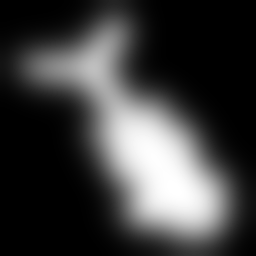
#> input picture SiPMai/unittest/cid117980125_img.png, 256 x 256 px
$ python -i util_fn.py   (imports and definitions only)
#> lines starting #> are read from the running program, lines starting #| are printed output that depends on the picture
import cv2
import numpy as np


def uniform_noise(img):
    mean, sigma = 10, 100
    a = 2 * mean - np.sqrt(12 * sigma)  # a = -14.64
    b = 2 * mean + np.sqrt(12 * sigma)  # b = 54.64
    noiseUniform = np.random.uniform(a, b, img.shape)
    imgUniformNoise = img + noiseUniform
    imgUniformNoise = np.uint8(cv2.normalize(imgUniformNoise, None, 0, 255, cv2.NORM_MINMAX))  # 归一化为 [0,255]
    imgUniformNoise = np.array(imgUniformNoise, dtype=np.uint8)
    return imgUniformNoise


def motion_blur(image, degree=12, angle=45):
    image = np.array(image)
    # 这里生成任意角度的运动模糊kernel的矩阵， degree越大，模糊程度越高
    M = cv2.getRotationMatrix2D((degree / 2, degree / 2), angle, 1)
    motion_blur_kernel = np.diag(np.ones(degree))
    motion_blur_kernel = cv2.warpAffine(motion_blur_kernel, M, (degree, degree))

    motion_blur_kernel = motion_blur_kernel / degree
    blurred = cv2.filter2D(image, -1, motion_blur_kernel)

    # convert to uint8
    cv2.normalize(blurred, blurred, 0, 255, cv2.NORM_MINMAX)
    blurred = np.array(blurred, dtype=np.uint8)
    return blurred


def compress_binary_arr(arr):
    """Compress a binary tensor to int8 array"""
    flattened = arr.reshape(-1)
    int8_representation = np.packbits(flattened)
    return int8_representation


def decompress_binary_arr(npz_filename):
    # Loading compressed data and decompressing it
    data = np.load(npz_filename)
    arr_atom = data['arr_atom']
    arr_bound = data['arr_bond']
    adj_matrix = data['adj_matrix']
    molecule_points_height = data['molecule_points_height']

    arr_atom_shape = data['arr_atom_shape']
    arr_bond_shape = data['arr_bond_shape']

    # """Decompress an int8 array back to a binary tensor"""
    arr_atom = np.unpackbits(arr_atom)
    arr_atom = arr_atom.reshape(arr_atom_shape)

    arr_bound = np.unpackbits(arr_bound)
    arr_bound = arr_bound.reshape(arr_bond_shape)

    return arr_atom, arr_bound, adj_matrix, molecule_points_height

>>> import cv2
>>> picture = cv2.imread('../unittest/cid117980125_img.png')
#> picture is the input picture: shape (256, 256, 3); min 0, max 255, mean 61
>>> result = motion_blur(picture)
#> in motion_blur, `blurred = cv2.filter2D(image, -1, motion_blur_kernel)`:
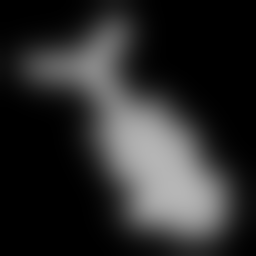
#> blurred: shape (256, 256, 3); min 0, max 182, mean 43.5
